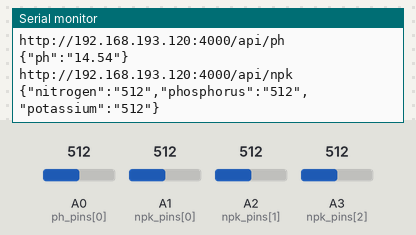
Bench run of a program on a simulated Arduino Nano, built with avr-gcc and run on an emulated ATmega328P. Parts: the last lines printed to the serial monitor. Inputs (shaded band) come from the test bench; at power-on: A0 (ph_pins[0]) = 512, A1 (npk_pins[0]) = 512, A2 (npk_pins[1]) = 512, A3 (npk_pins[2]) = 512.

Above: at 2.8 s.
2.9 s: A0 (ph_pins[0]) set to 716
At 4.3 s:
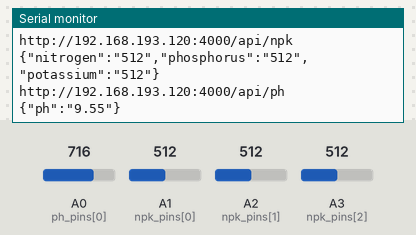
4.4 s: A1 (npk_pins[0]) set to 716
At 5.6 s:
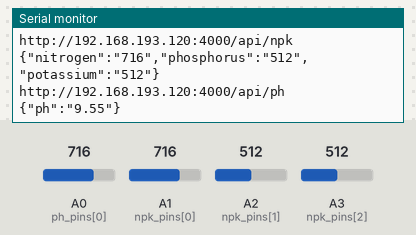
5.9 s: A2 (npk_pins[1]) set to 716
At 6.4 s:
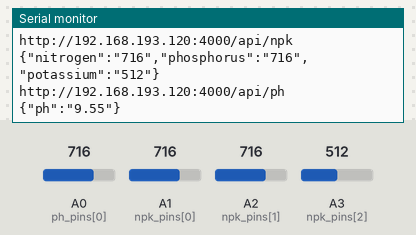
7.4 s: A3 (npk_pins[2]) set to 716
At 8.7 s:
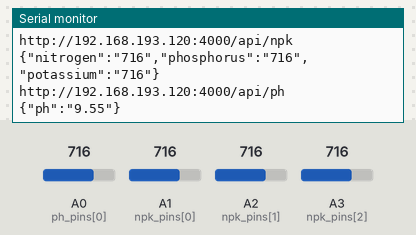
8.9 s: A0 (ph_pins[0]) set to 992
At 9.8 s:
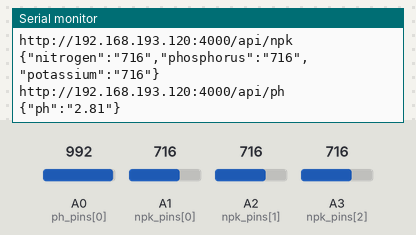
10.4 s: A1 (npk_pins[0]) set to 992
At 11.4 s:
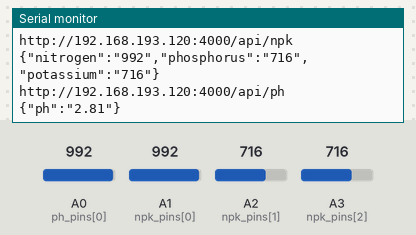
Timing chart, 0 to 12.9 s (numbered marks = the images above; inputs shaded):
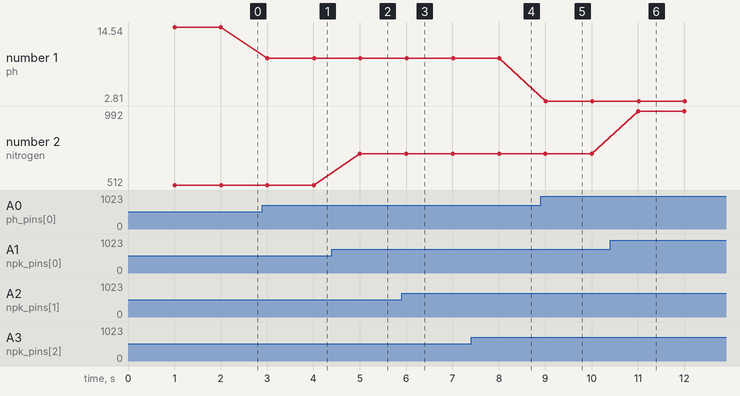

Measured:
- after the input at 2.9 s, the serial monitor: prints a new line after 0.10 s (image 1)
- after the input at 4.4 s, the serial monitor: prints a new line after 0.60 s (image 2)
- after the input at 5.9 s, the serial monitor: prints a new line after 0.10 s (image 3)
- after the input at 7.4 s, the serial monitor: prints a new line after 0.60 s (image 4)
- after the input at 8.9 s, the serial monitor: prints a new line after 0.11 s (image 5)
- after the input at 10.4 s, the serial monitor: prints a new line after 0.60 s (image 6)
- plotted number 1: 14.54 → 9.55 after the input at 2.9 s, 9.55 → 2.81 after the input at 8.9 s
- plotted number 2: 512 → 716 after the input at 4.4 s, 716 → 992 after the input at 10.4 s

The program:

main.cpp
```cpp
#include <Arduino.h>
#include "./npk/npk_funcs.h"


void setup() {

  // Init serial
  Serial.begin(115200);

  // Init pH pins
  for (int i = 0; i < ph_pins_count; i++)
  {
    pinMode(ph_pins[i], INPUT);
  }

  // Init NPK pins
  for (int i = 0; i < npk_pins_count; i++)
  {
    pinMode(npk_pins[i], INPUT);
  }

}

void loop() {
  ph_send_readings_loop();
  npk_send_readings_loop();
}
```

npk_funcs.h
```cpp
#ifndef NPK_FUNCS_H
#define NPK_FUNCS_H

#include "npk_config.h"

/** Read and send npk readings */
void npk_send_readings()
{
    // Loop through given pins
    for (int i = 0; i < npk_pins_count; i += 3)
    {
        // Store either analog or digital
        int nitrogen = !npk_pins[i] ? 0 : npk_pins[i] >= A0 ? analogRead(npk_pins[i]) : digitalRead(npk_pins[i]);
        int phosphorus = !npk_pins[i+1] ? 0 : npk_pins[i+1] >= A0 ? analogRead(npk_pins[i+1]) : digitalRead(npk_pins[i+1]);
        int potassium = !npk_pins[i+2] ? 0 : npk_pins[i+2] >= A0 ? analogRead(npk_pins[i+2]) : digitalRead(npk_pins[i+2]);

        // Craft the json data
        String json = "\n{\"nitrogen\":\"" + String(nitrogen) +
            "\",\"phosphorus\":\"" + String(phosphorus) +
            "\",\"potassium\":\"" + String(potassium) +
            "\"}\n";

        // Send it
        Serial.print(npk_url + json);
    }
}

/** Continuously sends readings based on interval */
void npk_send_readings_loop()
{
    unsigned long ms = millis();
    unsigned long elapsed = ms - npk_last_read;
    if (elapsed < npk_read_interval)
        return;

    npk_send_readings();
    npk_last_read = ms;
}

#endif
```

ph_funcs.h
```cpp
#ifndef PH_FUNCS_H
#define PH_FUNCS_H

#include "ph_config.h"

/** Read and send pH readings */
void ph_send_readings()
{
    // Loop through given pins
    for (int i = 0; i < ph_pins_count; i++)
    {
        // Store either analog or digital
        float reading = 0;

        // Analog
        if (ph_pins[i] >= A0)
        {
            reading = analogRead(ph_pins[i]);
        }
        // Digital
        else
        {
            reading = digitalRead(ph_pins[i]);
        }

        // Convert to voltage
        const float voltage = reading * (5 / 1023.0);

        // Calculate pH based on voltage
        const float pH = (ph_slope * voltage) + ph_offset;

        // Craft the json data
        String json = "\n{\"ph\":\"" + String(pH) + "\"}\n";

        // Send it
        Serial.print(ph_url + json);
    }
}

/** Continuously sends readings based on interval */
void ph_send_readings_loop()
{
    unsigned long ms = millis();
    unsigned long elapsed = ms - ph_last_read;
    if (elapsed < ph_read_interval) return;

    ph_send_readings();
    ph_last_read = ms;
}

#endif
```

npk_config.h
```cpp
#ifndef NPK_CONFIG_H
#define NPK_CONFIG_H

#include "../ph/ph_funcs.h"

/** Init NPK url, reading, and pins */
const char *npk_url = "http://192.168.193.120:4000/api/npk";
const int npk_read_interval = 1000;
unsigned long npk_last_read = 0;

const int npk_pins[] = { A1, A2, A3, };
const size_t npk_pins_size = sizeof(npk_pins[0]);
const int npk_pins_count = (npk_pins_size > 0) ? (sizeof(npk_pins) / npk_pins_size) : 0;

#endif
```

ph_config.h
```cpp
#ifndef PH_CONFIG_H
#define PH_CONFIG_H

#include <Arduino.h>

/** API endpoint */
const char *ph_url = "http://192.168.193.120:4000/api/ph";

/** For reading without blocking */
const int ph_read_interval = 1000;
unsigned long ph_last_read = 0;

/** Pins & size*/
const int ph_pins[] = {A0};
const size_t ph_pins_size = sizeof(ph_pins[0]);
const int ph_pins_count = (ph_pins_size > 0) ? (sizeof(ph_pins) / ph_pins_size) : 0;

/** For calibration & calculation */
const float ph_vref = 5.0;
const float ph_slope = -5.0;
const float ph_offset = 27.05;

#endif
```
